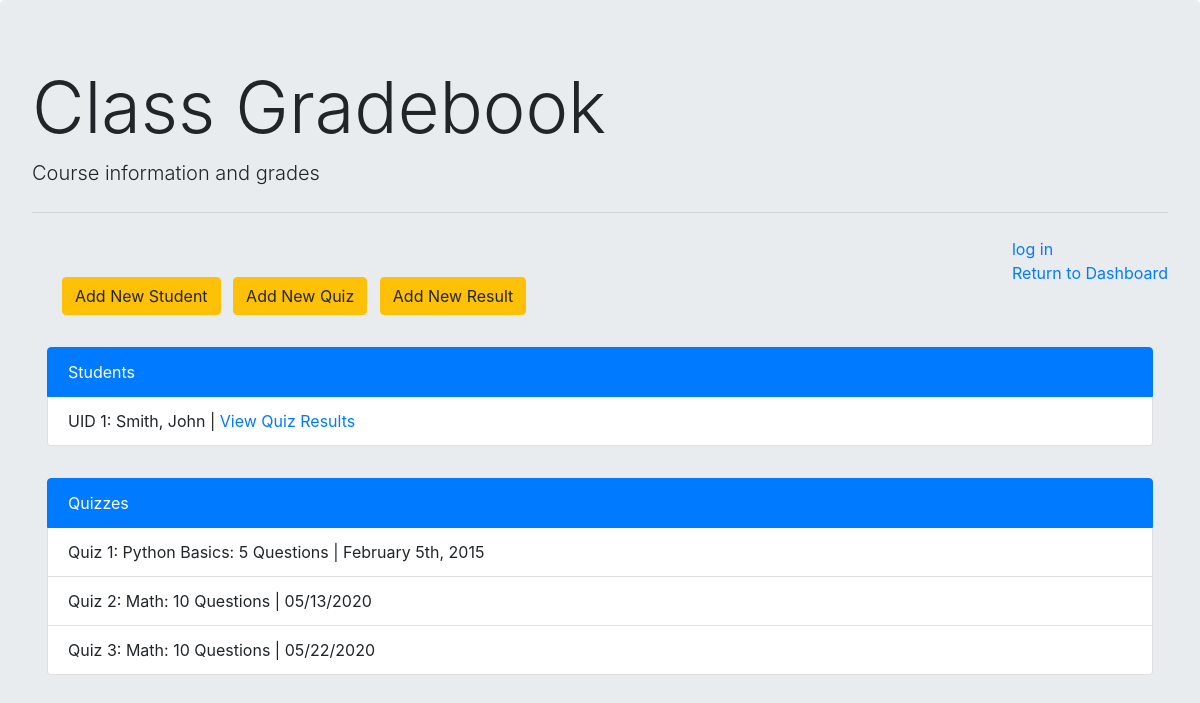
/dashboard, run on the app's committed database.
### tables this page shows
CREATE TABLE students(
id INTEGER PRIMARY KEY,
first_name VARCHAR,
last_name VARCHAR
);

CREATE TABLE "quizzes" (id INTEGER PRIMARY KEY, subject VARCHAR, num_questions VARCHAR, quiz_date VARCHAR);

### student_tracker.py (the view)
@app.route('/dashboard', methods=['GET'])
def dashboard():
    cur = g.db.execute('select ID, FIRST_NAME, LAST_NAME from STUDENTS')
    students = [dict(ID=row[0], FIRST_NAME=row[1], LAST_NAME=row[2])
                for row in cur.fetchall()]
    cur1 = g.db.execute('select ID, SUBJECT, NUM_QUESTIONS, QUIZ_DATE from QUIZZES')
    quizzes = [dict(ID=row[0], SUBJECT=row[1], NUM_QUESTIONS=row[2],
                    QUIZ_DATE=row[3]) for row in cur1.fetchall()]
    return render_template('dashboard.html',
                           students=students, quizzes=quizzes)

### student_tracker.py (called while the page is built)
def connect_db():
    return sqlite3.connect(app.config['DATABASE'])

@app.before_request
def before_request():
    g.db = connect_db()

@app.teardown_request
def teardown_request(exception):
    db = getattr(g, 'hw13.db', None)
    if db is not None:
        db.close()

### Templates/dashboard.html
{% extends "layout.html" %}
{% block body %}
<div class="container-fluid">
    <div class="row">
        <div class="col py-3">
            <div class="btn-group mr-2" role="group" aria-label="Basic example">
                <a href="{{ url_for('add_student') }}" class="btn btn-warning">Add New Student</a>
              </div>
              <div class="btn-group mr-2" role="group" aria-label="Basic example">
              <a href="{{ url_for('add_quiz') }}" class="btn btn-warning">Add New Quiz</a>
              </div>
              <div class="btn-group mr-2" role="group" aria-label="Basic example">
              <a href="{{ url_for('add_results') }}" class="btn btn-warning">Add New Result</a>
              </div>
        </div>
    </div>
    <div class="row">
    <div class="col py-3">
    <ul class="list-group">
    <li class="list-group-item active">Students</li>
    {% for student in students %}
        <li class="list-group-item">UID {{ student.ID }}: {{ student.LAST_NAME }}, {{ student.FIRST_NAME }} | <a href="/student/{{ student.ID }}">View Quiz Results</a></li>
    {% endfor %}
    </ul>
    </div>
    </div>
    <div class="row">
    <div class="col py-3">
    <ul class="list-group">
    <li class="list-group-item active">Quizzes</li>
    {% for quiz in quizzes %}
        <li class="list-group-item">Quiz {{ quiz.ID }}: {{ quiz.SUBJECT }}: {{ quiz.NUM_QUESTIONS }} Questions | {{ quiz.QUIZ_DATE }}</li>
    {% endfor %}
    </ul>
    </div>
    </div>
    </div>
{% endblock %}

### Templates/layout.html (shortened to what this page needs)
<!DOCTYPE html PUBLIC "-//W3C//DTD XHTML 1.0 Transitional//EN"
"http://www.w3.org/TR/xhtml1/DTD/xhtml1-transitional.dtd">
<html xmlns="http://www.w3.org/1999/xhtml" xml:lang="en" lang="en">
<head>
    <link href="https://stackpath.bootstrapcdn.com/bootstrap/4.5.0/css/bootstrap.min.css" rel="stylesheet">
</head>
<body>
    <div class="jumbotron">
        <h1 class="display-3">Class Gradebook</h1>
        <p class="lead">Course information and grades</p>
        <hr class="my-4">
          <div class="float-right">{% if not session.logged_in %}
            <a href="{{ url_for('login') }}">log in</a><br>
          {% else %}
            <a href="{{ url_for('logout') }}">log out</a><br>
          {% endif %}
          <a class="menu" href="/dashboard">Return to Dashboard</a>
        </div>
          <br>
          {% block body %}{% endblock %}
    </div>
</body>
</html>

### data on the page
students: ID "1", LAST_NAME "Smith", FIRST_NAME "John"
quizzes: ID "1", SUBJECT "Python Basics", NUM_QUESTIONS "5", QUIZ_DATE "February 5th, 2015"
quizzes: ID "2", SUBJECT "Math", NUM_QUESTIONS "10", QUIZ_DATE "05/13/2020"
quizzes: ID "3", SUBJECT "Math", NUM_QUESTIONS "10", QUIZ_DATE "05/22/2020"
